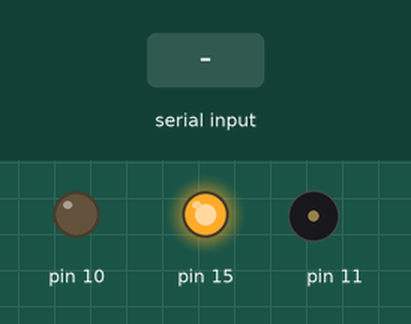
Bench run of a sketch on a simulated Arduino Uno, built for the host (arithmetic inside an expression is 32-bit, double 64-bit). Shown: output pins drawn as LEDs (lit = HIGH), buzzer (waves = sounding). The test bench sets the inputs (shaded band).

Above: at 1.2 s.
1.3 s: "1" received over Serial
At 1.45 s:
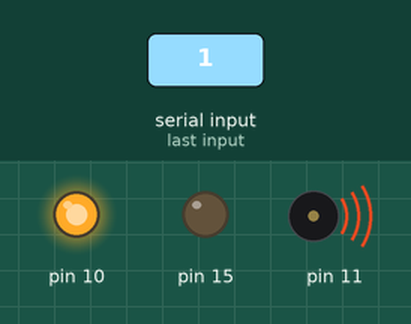
Timing chart, 0 to 4.3 s (numbered marks = the images above; inputs shaded):
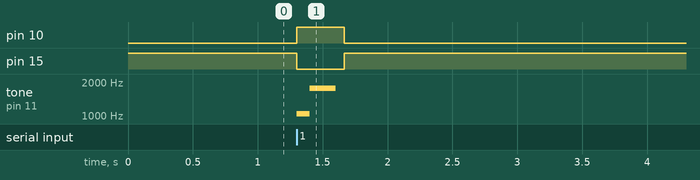

Measured:
- after the input at 1.3 s, pin 10: LOW → HIGH at once, → LOW 0.36 s later; pin 15: HIGH → LOW at once, → HIGH 0.36 s later; tone on pin 11: silent → 1047 Hz at once, → 1760 Hz 0.10 s later, → silent 0.20 s later

The sketch:

Device_B.ino
```cpp
const int ledPin = PIN_PB2;
const int buzzerPin = PIN_PB3;
const int relayPin = PIN_PC1;

int command;
unsigned int accum;
unsigned long previousMillis = 0;
const long interval = 200;

void setup() {
  Serial.swap(1);
  Serial.begin(1200);  // Initialize serial communication
  pinMode(ledPin, OUTPUT);
  pinMode(buzzerPin, OUTPUT);
  pinMode(relayPin, OUTPUT);
  digitalWrite(relayPin, HIGH);
}

void loop() {
  unsigned long currentMillis = millis();

  if (Serial.available() > 0) {
    command = Serial.read();  // Read the command sent by the master
    if (command == '1') {
      digitalWrite(ledPin, HIGH);
      digitalWrite(relayPin, LOW);
      accum++;

      if (currentMillis - previousMillis >= interval) {
        previousMillis = currentMillis;
        tone(buzzerPin, 1047, 100);
        delay(100);
        tone(buzzerPin, 1760, 200);
      }
    }
  } else {
    accum--;
    if (accum > 50) {
      accum = 50;
    }
    delay(10);
  }

  if (accum < 1) {
    digitalWrite(ledPin, LOW);
    noTone(buzzerPin);
    digitalWrite(relayPin, HIGH);
  }
}
```
